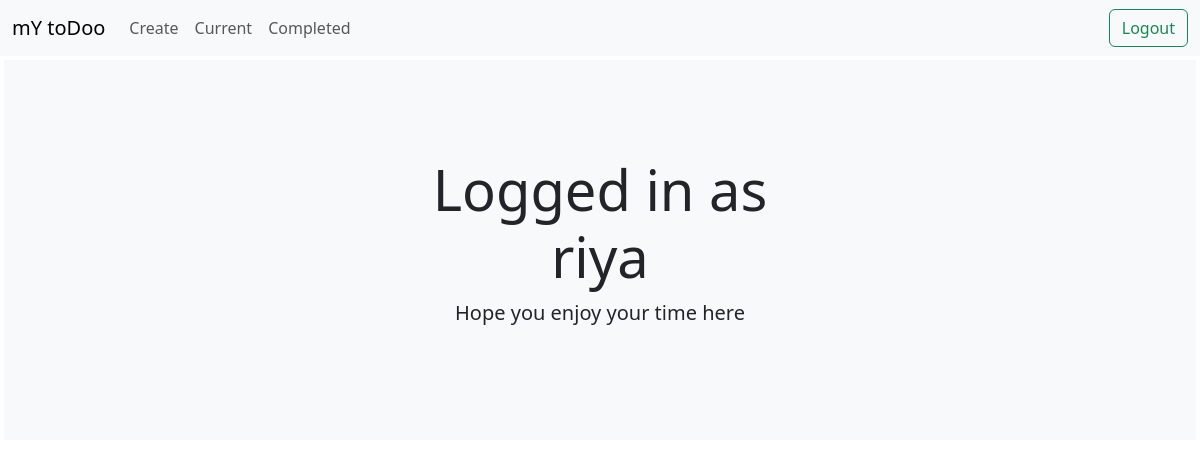
The page /completed/ (signed in) on the database as committed earlier.
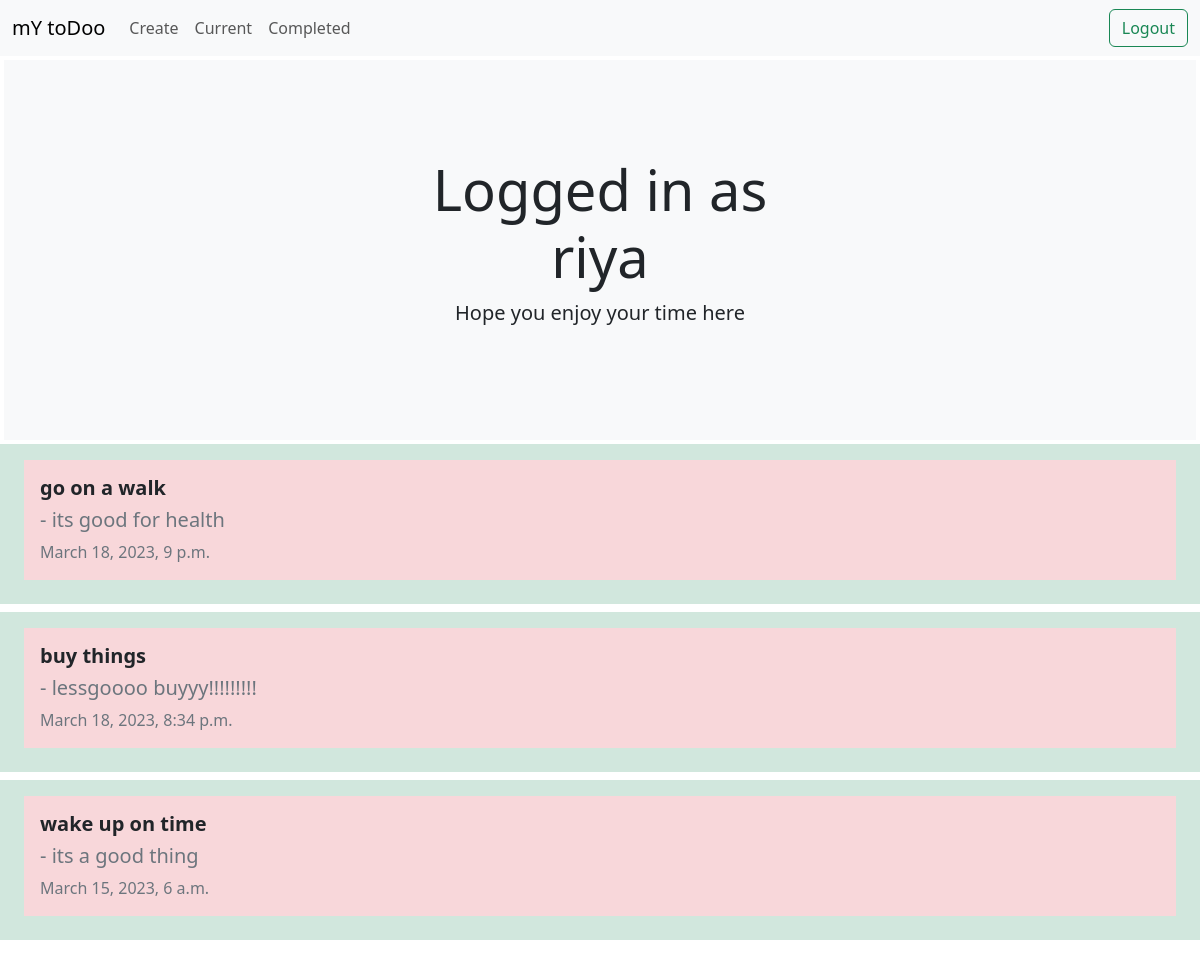
The same page on the database as committed later.
### todoapp/models.py (models this page shows, shortened)
class Todo(models.Model):
    title = models.CharField(max_length=100)
    memo = models.TextField(blank=True)
    created = models.DateTimeField(auto_now_add=True)
    datecompleted = models.DateTimeField(null= True , blank=True)
    important = models.BooleanField(default=False)
    user = models.ForeignKey(User, on_delete=models.CASCADE)

### todoapp/views.py (the view)
# urls.py: path("completed/",views.completedtodos ,name="completedtodos"),
@login_required
def completedtodos(request):
    todos = Todo.objects.filter(user = request.user, datecompleted__isnull = False).order_by('-datecompleted')
    return render(request,'todoapp/completedtodos.html' , {'todos':todos})

### todoapp/templates/todoapp/completedtodos.html
{% extends 'todoapp/base.html' %}
{% block content %}
<ul class="list-unstyled">
    {% for todo in todos %}
    <div class="p-3 mb-2 bg-success-subtle ">
        <li>
            <a href="{% url 'viewtodo'   todo.id  %} " class="nav-link px-2 link-secondary">
                {% if todo.important %}
                <div class="p-3 mb-2 bg-danger-subtle ">
                    {% endif %}
                    <h5 class="text-dark"><b>{{ todo.title }}</b></h5>
                        {% if todo.memo %} <h5 class=" text-secondary">- {{ todo.memo }}</h5> {% endif %}
                        {{ todo.datecompleted}}
                </div>
            </a>
        </li>
    </div>
    {% endfor %}
</ul>
{% endblock %}

Rows that differ between the two databases and show on the page:
added Todo: title "go on a walk", memo "its good for health", datecompleted "March 18, 2023, 9 p.m."
added Todo: title "buy things", memo "lessgoooo buyyy!!!!!!!!!", datecompleted "March 18, 2023, 8:34 p.m."
added Todo: title "wake up on time", memo "its a good thing", datecompleted "March 15, 2023, 6 a.m."
